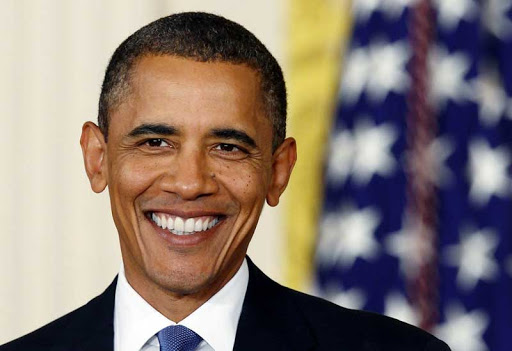
#> input picture FaceDetector/sample.jpg, 512 x 351 px, given in place of the camera
$ python webcam_face.py
#> lines starting #> are read from the running program, lines starting #| are printed output that depends on the picture; after the words box and inside, x2 and y2 are one past the last pixel; in counts of white or black regions, pixels touching at a corner belong together
### getchar.py
import sys, select, os, msvcrt, time

# class for checking keyboard input
class Getchar:
    def __init__(self): #def 함수선언 _init_ 변수선언과 초기화 (self 매개변수)
        pass    #파이썬은 괄호가 없고 들여쓰기 필수

    # [22 lines left out: function getch, not called in this run]

### webcam_face.py
from getchar import Getchar
import cv2
import serial
import timeit
sp  = serial.Serial('COM5', 9600, timeout=1)
# 가중치 파일 경로
cascade_filename = 'haarcascade_frontalface_alt.xml'
# 모델 불러오기
cascade = cv2.CascadeClassifier(cascade_filename)

cam = cv2.VideoCapture(0)

pan = 93
tilt = 70
_pan = 93
_tilt = 70

margin_x = 20
margin_y = 20

def send_pan(pan):
    print("                       ",end ="")
    tx_dat = "pan" + str(pan) + "\n"
    sp.write(tx_dat.encode())
    print(tx_dat)

def send_tilt(tilt):
    print("                       ",end ="")
    tx_dat = "tilt" + str(tilt) + "\n"
    sp.write(tx_dat.encode())
    print(tx_dat)

if not cam.isOpened():
    print("Could not open webcam")
    exit()
# 영상 검출기
def videoDetector(cam,cascade):

    global pan; global _pan; global tilt; global _tilt;
    send_pan(93)
    send_tilt(70)
    kb = Getchar()
    key = ''

    while cam.isOpened():

        # 캡처 이미지 불러오기
        ret,img1 = cam.read()
#> img1 is the input picture: shape (351, 512, 3); mean B, G, R 115.3, 122.2, 136.1
        img = cv2.flip(img1, 1)
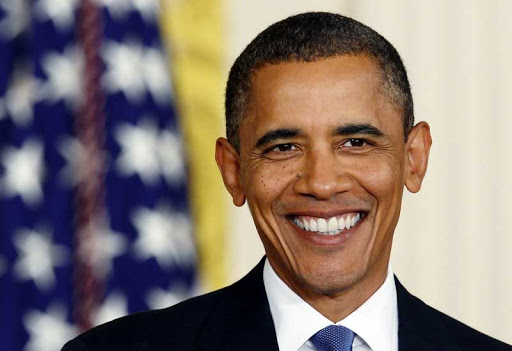
#> img: shape (351, 512, 3); mean B, G, R 115.3, 122.2, 136.1
        # 영상 압축
        img = cv2.resize(img,dsize=None,fx=1.0,fy=1.0)
        # 그레이 스케일 변환
        gray = cv2.cvtColor(img, cv2.COLOR_BGR2GRAY)
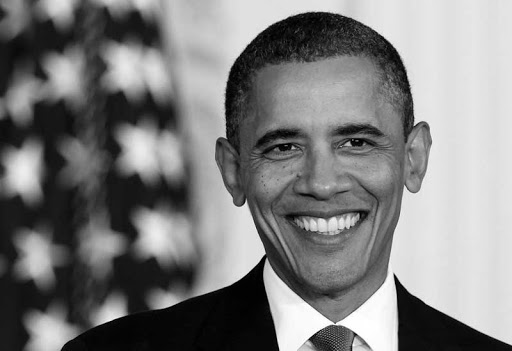
#> gray: shape (351, 512); min 0, max 255, mean 125.5
        # cascade 얼굴 탐지 알고리즘
        results = cascade.detectMultiScale(gray,            # 입력 이미지
                                           scaleFactor= 1.1,# 이미지 피라미드 스케일 factor
                                           minNeighbors=5,  # 인접 객체 최소 거리 픽셀
                                           minSize=(20,20)  # 탐지 객체 최소 크기
                                           )
#> results = [[228, 70, 185, 185]]

        for box in results:
            x, y, w, h = box
            center_x = x + w//2
            center_y = y + h//2
            print("center = (%s, %s)" %(center_x, center_y))
            if center_x < 320 - margin_x:
                print("                              ",end ="")
                print("pan left")
                if pan - 1 >= 0:
                    pan = pan - 1
                    _pan = pan
                else:
                    pan = 0
                    _pan = pan
            elif center_x > 320 + margin_x:
                print("                              ",end ="")
                print("pan right")
                if pan + 1 <= 180:
                    pan = pan + 1
                    _pan = pan
                else:
                    pan = 180
                    _pan = pan
            else:
                print("                              ",end ="")
                print("pan stop")
                pan = _pan

            send_pan(pan)

            if center_y < 240 - margin_y:
                print("                              ",end ="")
                print("tilt down")
                if tilt - 1 >= 0:
                    tilt = tilt - 1
                    _tilt = tilt
                else:
                    tilt = 0
                    _tilt = tilt
            elif center_y > 240 + margin_y:
                print("                              ",end ="")
                print("tilt up")
                if tilt + 1 <= 180:
                    tilt = tilt + 1
                    _tilt = tilt
                else:
                    tilt = 180
                    _tilt = tilt
            else:
                print("                              ",end ="")
                print("tilt stop")
                tilt = _tilt

            send_tilt(tilt)

            cv2.rectangle(img, (x,y), (x+w, y+h), (255,255,255), thickness=2)
#> this loop made 1 pass
#> (x, y, w, h, center_x, center_y, pan, tilt) on pass 1: (228, 70, 185, 185, 320, 162, 93, 69)
#| center = (320, 162)
#|                               pan stop
#|                        pan93
#|                               tilt down
#|                        tilt69
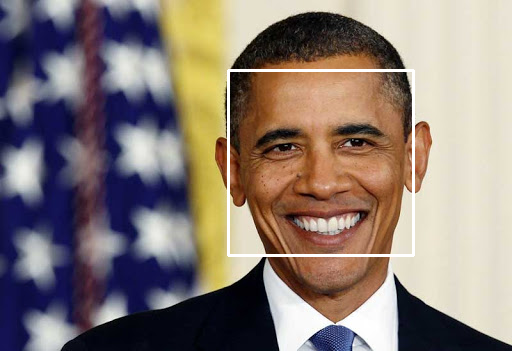
#> img: shape (351, 512, 3); 1.23% of pixels changed, all inside (x1, y1, x2, y2) = (227, 69, 415, 257)


         # 영상 출력
        cv2.imshow('VideoFrame',img)

        k = cv2.waitKey(5) & 0xFF
#> (key Esc is pressed here)

        if k == 27:
            break


#> (the run stopped early here; a loop or call above may not have finished)
